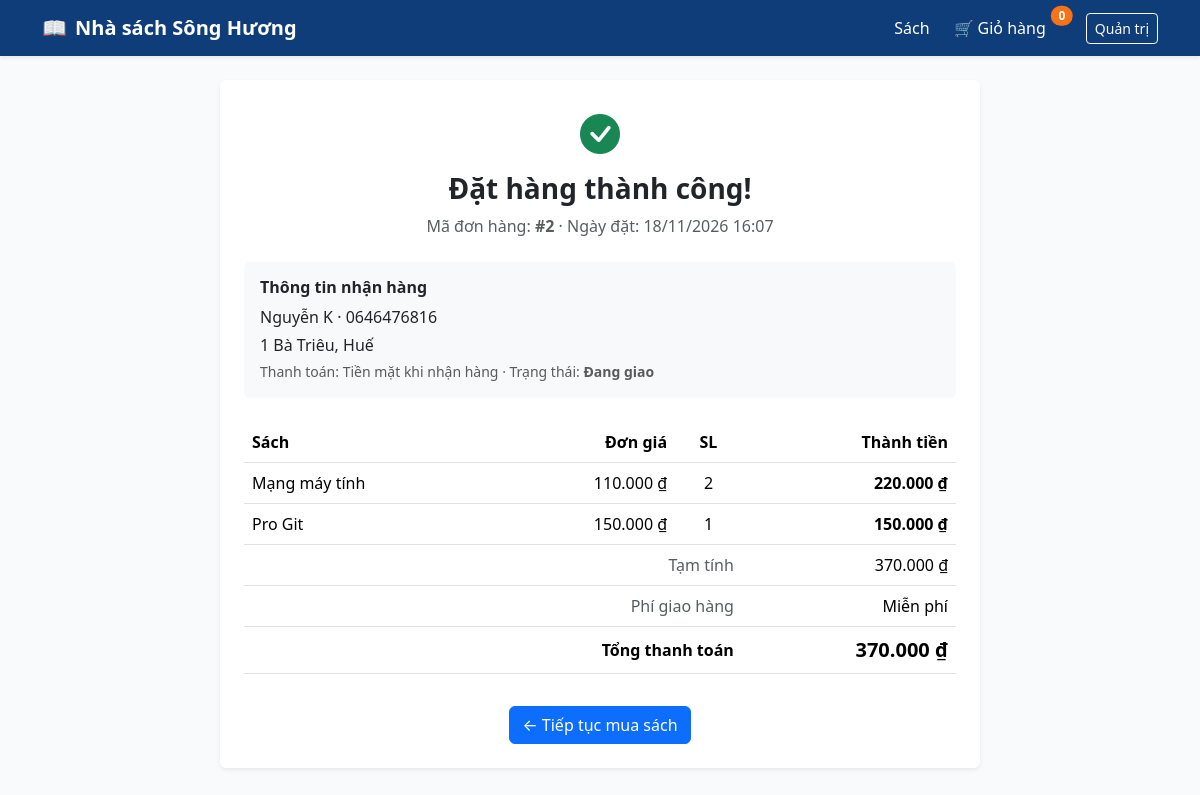
/orders/2, run on the app's committed database.
### NhaSachSongHuong/models.py (models this page shows)
class Order(db.Model):
    __tablename__ = 'orders'
    id = db.Column(db.Integer, primary_key=True)
    customer_name = db.Column(db.String(150), nullable=False)
    customer_phone = db.Column(db.String(15), nullable=False)
    customer_email = db.Column(db.String(150), nullable=True)
    shipping_address = db.Column(db.String(300), nullable=False)
    note = db.Column(db.Text, nullable=True)
    payment_method = db.Column(db.String(50), nullable=False, default='Tiền mặt khi nhận hàng')
    shipping_fee = db.Column(db.Integer, nullable=False, default=0)
    total_amount = db.Column(db.Integer, nullable=False)
    status = db.Column(db.String(50), nullable=False, default='Chờ xác nhận')
    created_at = db.Column(db.DateTime, default=datetime.now)
    items = db.relationship('OrderItem', backref='order', lazy=True, cascade='all, delete-orphan')
    histories = db.relationship(
        'OrderStatusHistory',
        backref='order',
        lazy=True,
        order_by='OrderStatusHistory.changed_at.asc()',
        cascade='all, delete-orphan'
    )

class OrderItem(db.Model):
    __tablename__ = 'order_items'
    id = db.Column(db.Integer, primary_key=True)
    order_id = db.Column(db.Integer, db.ForeignKey('orders.id'), nullable=False)
    book_id = db.Column(db.Integer, db.ForeignKey('books.id'), nullable=False)
    quantity = db.Column(db.Integer, nullable=False)
    unit_price = db.Column(db.Integer, nullable=False)

class Book(db.Model):
    __tablename__ = 'books'
    id = db.Column(db.Integer, primary_key=True)
    title = db.Column(db.String(200), unique=True, nullable=False)
    author = db.Column(db.String(150), nullable=False)
    publisher = db.Column(db.String(150), default='NXB Đại học Huế')
    publish_year = db.Column(db.Integer, nullable=True)
    price = db.Column(db.Integer, nullable=False)
    stock = db.Column(db.Integer, nullable=False, default=0)
    description = db.Column(db.Text, nullable=True)
    cover_image = db.Column(db.String(255), nullable=True)
    category_id = db.Column(db.Integer, db.ForeignKey('categories.id'), nullable=False)
    created_at = db.Column(db.DateTime, default=datetime.now)
    order_items = db.relationship('OrderItem', backref='book', lazy=True)

### NhaSachSongHuong/app.py (the view)
@app.route('/orders/<int:order_id>')
def order_success(order_id):
    order = Order.query.get_or_404(order_id)
    subtotal = sum(item.unit_price * item.quantity for item in order.items)
    return render_template('shop/order_success.html', order=order, subtotal=subtotal)

### NhaSachSongHuong/app.py (called while the page is built)
@app.template_filter('vnd')
def format_vnd(value):
    if value is None:
        return '0 ₫'
    return f"{int(value):,}".replace(',', '.') + ' ₫'

def get_cart():
    cart = session.get('cart', {})
    if not isinstance(cart, dict):
        cart = {}
    return cart

@app.context_processor
def inject_global_badges():
    cart = get_cart()
    cart_total_qty = sum(int(q) for q in cart.values()) if cart else 0
    pending_orders_badge = (
        db.session.query(func.count(Order.id))
        .filter(Order.status == 'Chờ xác nhận')
        .scalar() or 0
    )
    return dict(
        cart_total_qty=cart_total_qty,
        pending_orders_badge=pending_orders_badge
    )

### NhaSachSongHuong/templates/shop/order_success.html (shortened to what this page needs)
{% extends "base.html" %}
{% block content %}
<div class="card border-0 shadow-sm p-4 mx-auto" style="max-width: 760px;">
  <div class="text-center mb-4">
    <i class="bi bi-check-circle-fill text-success fs-1"></i>
    <h3 class="fw-bold mt-2">Đặt hàng thành công!</h3>
    <p class="text-muted mb-0">
      Mã đơn hàng: <strong>#{{ order.id }}</strong> · Ngày đặt: {{ order.created_at.strftime('%d/%m/%Y %H:%M') }}
    </p>
  </div>
  <div class="bg-light rounded p-3 mb-4">
    <h6 class="fw-bold">Thông tin nhận hàng</h6>
    <p class="mb-1">{{ order.customer_name }} · {{ order.customer_phone }}</p>
    <p class="mb-1">{{ order.shipping_address }}</p>
    <p class="mb-0 text-muted small">Thanh toán: {{ order.payment_method }} · Trạng thái: <strong>{{ order.status }}</strong></p>
  </div>
  <table class="table">
    <thead>
      <tr>
        <th>Sách</th>
        <th class="text-end">Đơn giá</th>
        <th class="text-center">SL</th>
        <th class="text-end">Thành tiền</th>
      </tr>
    </thead>
    <tbody>
      {% for item in order.items %}
      <tr>
        <td>{{ item.book.title }}</td>
        <td class="text-end">{{ item.unit_price|vnd }}</td>
        <td class="text-center">{{ item.quantity }}</td>
        <td class="text-end fw-semibold">{{ (item.unit_price * item.quantity)|vnd }}</td>
      </tr>
      {% endfor %}
    </tbody>
    <tfoot>
      <tr>
        <td colspan="3" class="text-end text-muted">Tạm tính</td>
        <td class="text-end">{{ subtotal|vnd }}</td>
      </tr>
      <tr>
        <td colspan="3" class="text-end text-muted">Phí giao hàng</td>
        <td class="text-end">{{ 'Miễn phí' if order.shipping_fee == 0 else order.shipping_fee|vnd }}</td>
      </tr>
      <tr>
        <td colspan="3" class="text-end fw-bold">Tổng thanh toán</td>
        <td class="text-end text-price fs-5">{{ order.total_amount|vnd }}</td>
      </tr>
    </tfoot>
  </table>
  <div class="text-center mt-3">
    <a href="{{ url_for('book_list') }}" class="btn btn-primary">← Tiếp tục mua sách</a>
  </div>
</div>
{% endblock %}

### NhaSachSongHuong/templates/base.html (style rules this page uses)
body { background-color: #f8fafc; }
.text-price { color: #e8590c; font-weight: 700; }

### data on the page
Order: id "2", created_at "18/11/2026 16:07", customer_name "Nguyễn K", customer_phone "0646476816", shipping_address "1 Bà Triêu, Huế", payment_method "Tiền mặt khi nhận hàng", status "Đang giao", shipping_fee "Miễn phí", total_amount|vnd "370.000 ₫"
OrderItem: book "Mạng máy tính", unit_price|vnd "110.000 ₫", quantity "2", (item.unit_price*item.quantity)|vnd "220.000 ₫"
OrderItem: book "Pro Git", unit_price|vnd "150.000 ₫", quantity "1", (item.unit_price*item.quantity)|vnd "150.000 ₫"

### other printed values
{{ cart_total_qty }} "0"
{{ subtotal|vnd }} "370.000 ₫"
